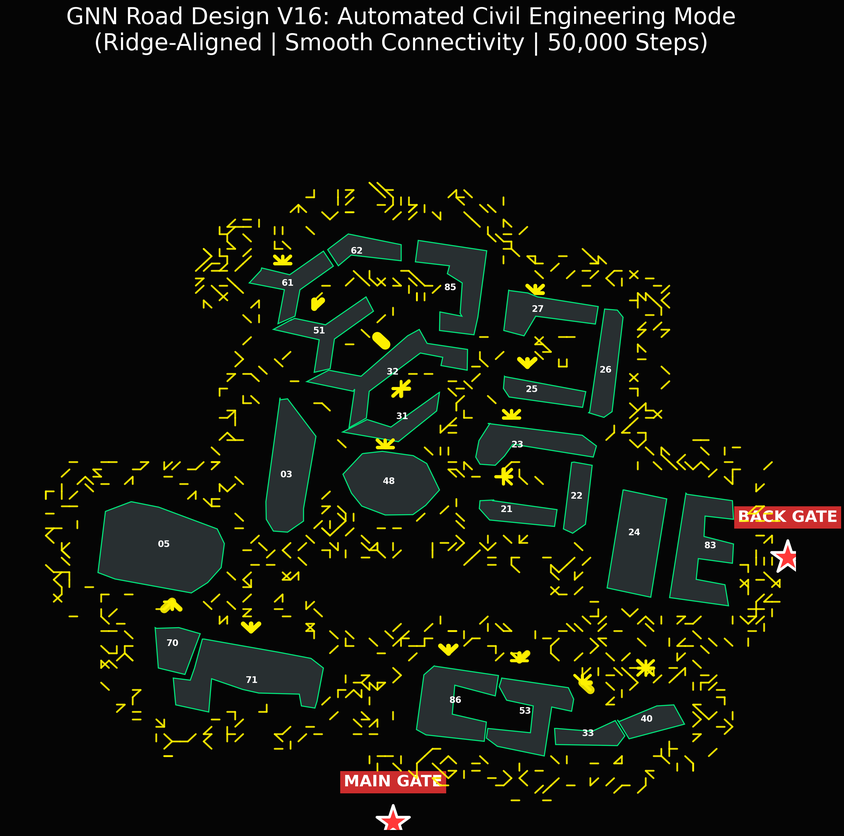
#> input picture campus_v16_civil_design.png, 844 x 836 px, shrunk from 2652 x 2627 before the run, found by its file name
$ python evaluate_road_design.py
#> lines starting #> are read from the running program, lines starting #| are printed output that depends on the picture; after the words box and inside, x2 and y2 are one past the last pixel; in counts of white or black regions, pixels touching at a corner belong together
"""
evaluate_road_design.py
이미 생성된 결과 이미지(campus_v16_civil_design.png / campus_pure_gnn_road_design.png)를
픽셀 단위로 분석해서 발표 슬라이드용 자체 정의 지표(충돌률 / 연결률 / 평균 차수)를 계산한다.

torch 재학습 없이, "최종 산출물(이미지)"을 근거로 측정 → 자체 정의 metric의 측정 방법 자체를 명시한다.

판별 기준:
- 도로(road) 픽셀  : hot 계열 colormap의 따뜻한 색 (R 高, B 低) — 두 이미지 공통으로 성립
- 건물(building) 윤곽 픽셀 : cyan/teal 계열 (G,B 高, R 低)
- 건물 영역(zone)  : 윤곽 픽셀을 N px 만큼 팽창(dilate)하여 근사 (폴리곤 내부를 채우는 대신,
  "도로가 건물 경계에 닿거나 겹치는지"를 충돌/연결의 판정 기준으로 사용)
"""
import numpy as np
from PIL import Image
import sys

DILATE_PX = 6          # 건물 윤곽선을 두껍게 만들어 "건물 영역"으로 근사할 반경
CONNECT_BUFFER_PX = 18  # 건물 군집 주변 이 거리 안에 도로 픽셀이 있으면 "연결됨"으로 판정
DOWNSCALE = 360         # 연결-요소(건물 개수) 라벨링을 위해 축소할 한 변의 길이


def load_masks(path):
    img = Image.open(path).convert('RGB')
    arr = np.asarray(img).astype(int)
    r, g, b = arr[..., 0], arr[..., 1], arr[..., 2]
    road_mask = (r > 140) & (r > b + 40)               # 노랑/빨강 계열 (hot colormap 상단부)
    building_mask = (g > 90) & (b > 90) & (r < g - 30)  # 청록색 윤곽선
    return road_mask, building_mask


def dilate(mask, radius):
    """단순 사각 커널 팽창 (scipy 없이 numpy 누적합으로 구현)."""
    if radius <= 0:
        return mask
    h, w = mask.shape
    pad = radius
    padded = np.zeros((h + 2 * pad, w + 2 * pad), dtype=np.int32)
    padded[pad:pad + h, pad:pad + w] = mask.astype(np.int32)
    csum = padded.cumsum(0).cumsum(1)
    csum = np.pad(csum, ((1, 0), (1, 0)))
    size = 2 * radius + 1
    out = np.zeros_like(mask, dtype=np.int32)
    for i in range(h):
        y0, y1 = i, i + size
        rowsum = csum[y1, :] - csum[y0, :]
        out[i, :] = (rowsum[size:] - rowsum[:-size]) if w >= size else 0
    # 위 1D 누적합 트릭은 행 방향만 처리되므로, 2D는 just brute dilation via shifting
    return _dilate_brute(mask, radius)


def _dilate_brute(mask, radius):
    out = mask.copy()
    h, w = mask.shape
    for dy in range(-radius, radius + 1):
        for dx in range(-radius, radius + 1):
            if dx * dx + dy * dy > radius * radius:
                continue
            shifted = np.zeros_like(mask)
            ys, ye = max(0, dy), h + min(0, dy)
            xs, xe = max(0, dx), w + min(0, dx)
            ys2, ye2 = max(0, -dy), h + min(0, -dy)
            xs2, xe2 = max(0, -dx), w + min(0, -dx)
            shifted[ys:ye, xs:xe] = mask[ys2:ye2, xs2:xe2]
            out |= shifted
    return out


def avg_degree(road_mask):
    """8-방향 이웃 중 도로인 픽셀 수의 평균 (래스터 그래프에서의 평균 차수 근사)."""
    h, w = road_mask.shape
    m = road_mask.astype(np.int32)
    neighbor_sum = np.zeros_like(m)
    for dy in (-1, 0, 1):
        for dx in (-1, 0, 1):
            if dy == 0 and dx == 0:
                continue
            shifted = np.zeros_like(m)
            ys, ye = max(0, dy), h + min(0, dy)
            xs, xe = max(0, dx), w + min(0, dx)
            ys2, ye2 = max(0, -dy), h + min(0, -dy)
            xs2, xe2 = max(0, -dx), w + min(0, -dx)
            shifted[ys:ye, xs:xe] = m[ys2:ye2, xs2:xe2]
            neighbor_sum += shifted
    road_pixels = m.astype(bool)
    if road_pixels.sum() == 0:
        return 0.0
    return float(neighbor_sum[road_pixels].mean())


def label_components(mask):
    """단순 BFS 기반 connected-component 라벨링 (scipy.ndimage.label 대체)."""
    h, w = mask.shape
    labels = np.zeros((h, w), dtype=np.int32)
    cur = 0
    visited = np.zeros((h, w), dtype=bool)
    ys, xs = np.where(mask)
    coords = set(zip(ys.tolist(), xs.tolist()))
    for sy, sx in zip(ys.tolist(), xs.tolist()):
        if visited[sy, sx]:
            continue
        cur += 1
        stack = [(sy, sx)]
        visited[sy, sx] = True
        size = 0
        while stack:
            y, x = stack.pop()
            labels[y, x] = cur
            size += 1
            for dy in (-1, 0, 1):
                for dx in (-1, 0, 1):
                    ny, nx = y + dy, x + dx
                    if 0 <= ny < h and 0 <= nx < w and not visited[ny, nx] and mask[ny, nx]:
                        visited[ny, nx] = True
                        stack.append((ny, nx))
    return labels, cur


def downscale_mask(mask, target):
    h, w = mask.shape
    fy, fx = max(1, h // target), max(1, w // target)
    small = mask[:fy * (h // fy), :fx * (w // fx)]
    small = small.reshape(h // fy, fy, w // fx, fx).any(axis=(1, 3))
    return small, fy, fx


def evaluate(path, label):
    print(f"\n===== {label} : {path} =====")
    road_mask, building_mask = load_masks(path)
    total_road = int(road_mask.sum())
    print(f"road pixel count     : {total_road}")
    print(f"building-outline px  : {int(building_mask.sum())}")

    # 1) 충돌률: 도로 픽셀 중 건물(팽창된) 영역과 겹치는 비율
    building_zone = dilate(building_mask, DILATE_PX)
    collision_px = int((road_mask & building_zone).sum())
    collision_rate = collision_px / total_road * 100 if total_road else 0.0
    print(f"[충돌률] {collision_rate:.2f}%  ({collision_px} / {total_road} px, dilate={DILATE_PX}px)")

    # 2) 평균 차수: 도로 픽셀의 8-이웃 중 도로인 픽셀 수 평균
    deg = avg_degree(road_mask)
    print(f"[평균 차수] {deg:.2f}  (8-이웃 중 도로 픽셀 평균 개수)")

    # 3) 연결률: 건물 군집(connected component) 수 대비, 인근에 도로가 있는 군집 수
    small_building, fy, fx = downscale_mask(building_mask, DOWNSCALE)
    labels, n_comp = label_components(small_building)
    small_road, _, _ = downscale_mask(road_mask, DOWNSCALE)
    buffer_r = max(1, CONNECT_BUFFER_PX // max(fy, fx))
    road_zone = _dilate_brute(small_road, buffer_r)
    connected = 0
    sizes = []
    for i in range(1, n_comp + 1):
        comp_mask = labels == i
        sizes.append(int(comp_mask.sum()))
        if (comp_mask & road_zone).any():
            connected += 1
    # 너무 작은 잡음 군집(라벨링 부산물) 제외하고 다시 집계
    sizes_arr = np.array(sizes)
    real = sizes_arr >= max(3, int(np.median(sizes_arr) * 0.25))
    n_real = int(real.sum())
    connected_real = sum(1 for i, ok in enumerate(real, start=0) if ok and ((labels == (i + 1)) & road_zone).any())
    print(f"[연결률(원시 라벨)] {connected}/{n_comp}  (군집 크기 분포 중앙값={int(np.median(sizes_arr))})")
    print(f"[연결률(잡음 제거)] {connected_real}/{n_real}  ≈ 실제 23개 건물 군집에 대응")

    return {
        'collision_rate': collision_rate,
        'avg_degree': deg,
        'connectivity_raw': (connected, n_comp),
        'connectivity_filtered': (connected_real, n_real),
    }


if __name__ == '__main__':
    results = {}
    results['V16'] = evaluate('campus_v16_civil_design.png', 'V16 (최종 모델)')
#> in load_masks, `r, g, b = arr[..., 0], arr[..., 1], arr[..., 2]`: r: shape (836, 844) int64; 256 distinct labels, from 0 to 255
#> in load_masks, `r, g, b = arr[..., 0], arr[..., 1], arr[..., 2]`:
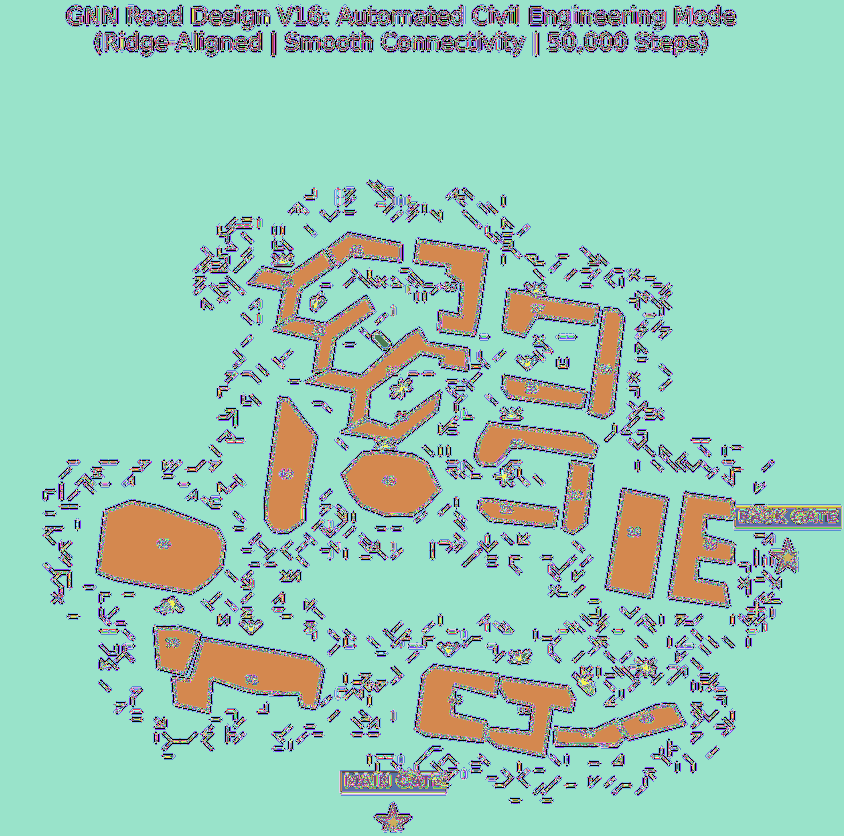
#> g: shape (836, 844) int64; 256 distinct labels, from 0 to 255; one colour per label, 0 black
#> in load_masks, `r, g, b = arr[..., 0], arr[..., 1], arr[..., 2]`: b: shape (836, 844) int64; 256 distinct labels, from 0 to 255
#> in load_masks, `road_mask = (r > 140) & (r > b + 40)`: road_mask: shape (836, 844) bool; 2.6% white; 448 white regions (214 under 20 px), largest, box (x1, y1, x2, y2) and area: (340, 748, 457, 793) 2052, (734, 505, 841, 528) 1956, (573, 667, 594, 694) 239
#> in load_masks, `building_mask = (g > 90) & (b > 90) & (r < g - 30)`: building_mask: shape (836, 844) bool; 0.85% white in thin lines or dots, all inside (x1, y1, x2, y2) = (98, 234, 734, 756)
#> in evaluate, `total_road = int(road_mask.sum())`: total_road = 18670
#| road pixel count     : 18670
#| building-outline px  : 5978
#> in dilate, `padded[pad:pad + h, pad:pad + w] = mask.astype(np.int32)`: padded: shape (848, 856) int32; values 0 (black) and 1 (white), 0.82% white in thin lines or dots, all inside (x1, y1, x2, y2) = (104, 240, 740, 762)
#> after the loop in dilate, `for i in range(h):`: out: shape (836, 844) int32; 49 distinct labels, from 0 to 48
#> after the loop in _dilate_brute, `for dy in range(-radius, radius + 1):`: out: shape (836, 844) bool; 10.9% white; 10 white regions, largest, box (x1, y1, x2, y2) and area: (243, 228, 474, 521) 19608, (410, 660, 691, 762) 12038, (497, 284, 629, 424) 8449
#> after the loop in _dilate_brute, `for dy in range(-radius, radius + 1):`: shifted: shape (836, 844) bool; 0.85% white in thin lines or dots, all inside (x1, y1, x2, y2) = (98, 240, 734, 762)
#> in evaluate, `collision_px = int((road_mask & building_zone).sum())`: collision_px = 339
#> in evaluate, `collision_rate = collision_px / total_road * 100 if total_road else 0.0`: collision_rate = 1.82
#| [충돌률] 1.82%  (339 / 18670 px, dilate=6px)
#> after the loop in avg_degree, `for dy in (-1, 0, 1):`: neighbor_sum: shape (836, 844) int32; 9 distinct labels, from 0 to 8
#> after the loop in avg_degree, `for dy in (-1, 0, 1):`: shifted: shape (836, 844) int32; values 0 (black) and 1 (white), 2.6% white; 448 white regions (214 under 20 px), largest, box (x1, y1, x2, y2) and area: (341, 749, 458, 794) 2052, (735, 506, 842, 529) 1956, (574, 668, 595, 695) 239
#> in evaluate, `deg = avg_degree(road_mask)`: deg = 5.15
#| [평균 차수] 5.15  (8-이웃 중 도로 픽셀 평균 개수)
#> in downscale_mask, `small = small.reshape(h // fy, fy, w // fx, fx).any(axis=(1, 3))`: small: shape (418, 422) bool; 1.9% white in thin lines or dots, all inside (x1, y1, x2, y2) = (49, 117, 367, 378)
#> in evaluate, `small_building, fy, fx = downscale_mask(building_mask, DOWNSCALE)`: fy = 2
#> in label_components, `ys, xs = np.where(mask)`: ys = 3364 values from 117 to 377; xs = 3364 values, max 366 at index 1800, min 49 at index 2252, mean 219.9
#> in label_components, `coords = set(zip(ys.tolist(), xs.tolist()))`: coords = 3364 items
#> the loop in label_components, `for sy, sx in zip(ys.tolist(), xs.tolist()):` made 3364 passes
#> (sy, sx) on passes 2 to 4: (117, 174), (117, 175), (117, 176)
#> after the loop in label_components, `for sy, sx in zip(ys.tolist(), xs.tolist()):`:
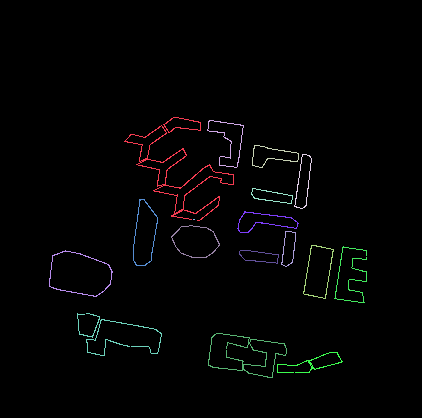
#> labels: shape (418, 422) int32; 18 distinct labels, from 0 to 17; one colour per label, 0 black
#> after the loop in label_components, `for sy, sx in zip(ys.tolist(), xs.tolist()):`: cur = 17
#> in downscale_mask (call 2), `small = small.reshape(h // fy, fy, w // fx, fx).any(axis=(1, 3))`: small: shape (418, 422) bool; 4.3% white in thin lines or dots, all inside (x1, y1, x2, y2) = (22, 91, 421, 415)
#> in evaluate, `buffer_r = max(1, CONNECT_BUFFER_PX // max(fy, fx))`: buffer_r = 9
#> after the loop in _dilate_brute (call 2), `for dy in range(-radius, radius + 1):`: out: shape (418, 422) bool; 39.3% white; 1 white region, box (x1, y1, x2, y2) and area: (13, 82, 422, 418) 69236
#> after the loop in _dilate_brute (call 2), `for dy in range(-radius, radius + 1):`: shifted: shape (418, 422) bool; 4.3% white in thin lines or dots, all inside (x1, y1, x2, y2) = (22, 100, 421, 418)
#> after the loop in evaluate, `for i in range(1, n_comp + 1):`: comp_mask: shape (418, 422) bool; 0.1% white in thin lines or dots, all inside (x1, y1, x2, y2) = (277, 352, 343, 373)
#> after the loop in evaluate, `for i in range(1, n_comp + 1):`: connected = 17; sizes = [767, 177, 127, 129, 101, 164, 160, 2, 139, 89, 152, 217, 197, 92, 312, 366, 173]
#> in evaluate, `sizes_arr = np.array(sizes)`: sizes_arr = 17 values, max 767 at index 0, min 2 at index 7, mean 197.9
#> in evaluate, `n_real = int(real.sum())`: n_real = 16
#| [연결률(원시 라벨)] 17/17  (군집 크기 분포 중앙값=160)
#| [연결률(잡음 제거)] 16/16  ≈ 실제 23개 건물 군집에 대응
    results['baseline'] = evaluate('campus_pure_gnn_road_design.png', 'Baseline (초기 순수 GNN)')
#> call 2 of load_masks, with path = 'campus_pure_gnn_road_design.png'
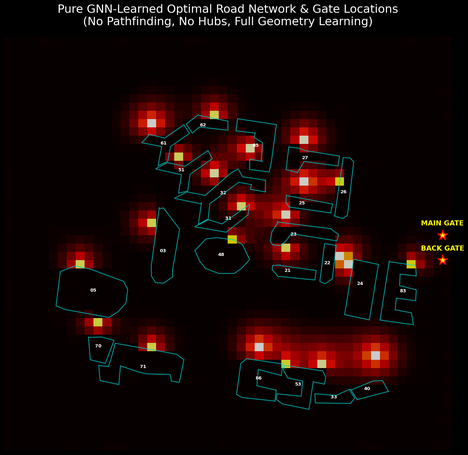
#> input picture campus_pure_gnn_road_design.png, 468 x 455 px, shrunk from 1472 x 1429 before the run, found by its file name
#> in load_masks (call 2), `r, g, b = arr[..., 0], arr[..., 1], arr[..., 2]`:
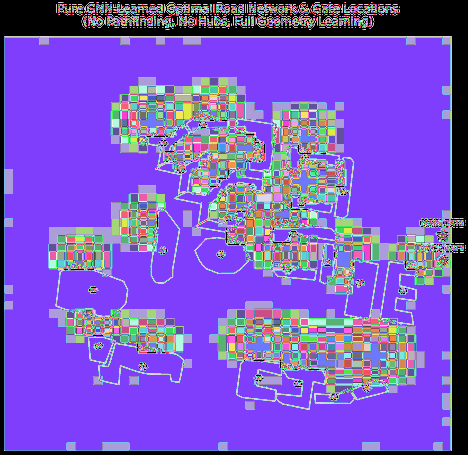
#> r: shape (455, 468) int64; 256 distinct labels, from 0 to 255; one colour per label, 0 black
#> in load_masks (call 2), `r, g, b = arr[..., 0], arr[..., 1], arr[..., 2]`: g: shape (455, 468) int64; 256 distinct labels, from 0 to 255
#> in load_masks (call 2), `r, g, b = arr[..., 0], arr[..., 1], arr[..., 2]`: b: shape (455, 468) int64; 256 distinct labels, from 0 to 255
#> in load_masks (call 2), `road_mask = (r > 140) & (r > b + 40)`: road_mask: shape (455, 468) bool; 3.5% white; 66 white regions (40 under 20 px), largest, box (x1, y1, x2, y2) and area: (246, 334, 300, 368) 937, (353, 343, 389, 368) 689, (290, 169, 340, 194) 669
#> in load_masks (call 2), `building_mask = (g > 90) & (b > 90) & (r < g - 30)`: building_mask: shape (455, 468) bool; 1.3% white in thin lines or dots, all inside (x1, y1, x2, y2) = (56, 115, 417, 410)
#> in evaluate (call 2), `total_road = int(road_mask.sum())`: total_road = 7515
#| road pixel count     : 7515
#| building-outline px  : 2684
#> in dilate (call 2), `padded[pad:pad + h, pad:pad + w] = mask.astype(np.int32)`: padded: shape (467, 480) int32; values 0 (black) and 1 (white), 1.2% white in thin lines or dots, all inside (x1, y1, x2, y2) = (62, 121, 423, 416)
#> after the loop in dilate (call 2), `for i in range(h):`: out: shape (455, 468) int32; 38 distinct labels, from 0 to 37
#> call 3 of _dilate_brute, with radius = 6
#> after the loop in _dilate_brute (call 3), `for dy in range(-radius, radius + 1):`:
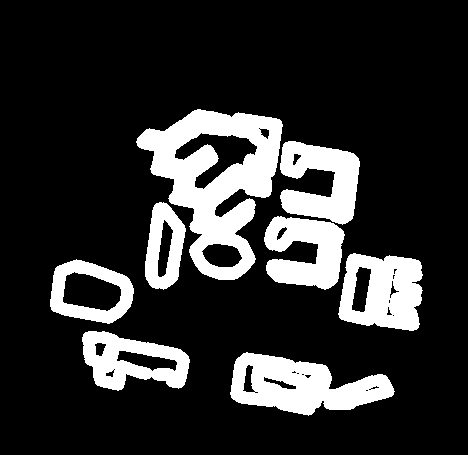
#> out: shape (455, 468) bool; 18.3% white; 8 white regions, largest, box (x1, y1, x2, y2) and area: (136, 109, 283, 280) 11591, (230, 352, 395, 416) 6015, (338, 253, 423, 331) 4751
#> after the loop in _dilate_brute (call 3), `for dy in range(-radius, radius + 1):`: shifted: shape (455, 468) bool; 1.3% white in thin lines or dots, all inside (x1, y1, x2, y2) = (56, 121, 417, 416)
#> in evaluate (call 2), `collision_px = int((road_mask & building_zone).sum())`: collision_px = 2332
#> in evaluate (call 2), `collision_rate = collision_px / total_road * 100 if total_road else 0.0`: collision_rate = 31.03
#| [충돌률] 31.03%  (2332 / 7515 px, dilate=6px)
#> after the loop in avg_degree (call 2), `for dy in (-1, 0, 1):`: neighbor_sum: shape (455, 468) int32; 9 distinct labels, from 0 to 8
#> after the loop in avg_degree (call 2), `for dy in (-1, 0, 1):`: shifted: shape (455, 468) int32; values 0 (black) and 1 (white), 3.5% white; 66 white regions (40 under 20 px), largest, box (x1, y1, x2, y2) and area: (247, 335, 301, 369) 937, (354, 344, 390, 369) 689, (291, 170, 341, 195) 669
#> in evaluate (call 2), `deg = avg_degree(road_mask)`: deg = 6.89
#| [평균 차수] 6.89  (8-이웃 중 도로 픽셀 평균 개수)
#> in evaluate (call 2), `small_building, fy, fx = downscale_mask(building_mask, DOWNSCALE)`: fy = 1
#> in label_components (call 2), `ys, xs = np.where(mask)`: ys = 2684 values from 115 to 409; xs = 2684 values, max 416 at index 1601, min 56 at index 1814, mean 250.6
#> in label_components (call 2), `coords = set(zip(ys.tolist(), xs.tolist()))`: coords = 2684 items
#> the loop in label_components (call 2), `for sy, sx in zip(ys.tolist(), xs.tolist()):` made 2684 passes
#> (sy, sx) on passes 1 to 3: (115, 197), (115, 198), (115, 199)
#> after the loop in label_components (call 2), `for sy, sx in zip(ys.tolist(), xs.tolist()):`:
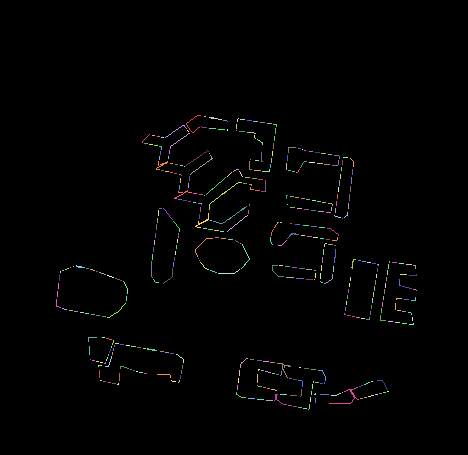
#> labels: shape (455, 468) int32; 423 distinct labels, from 0 to 422; one colour per label, 0 black
#> after the loop in label_components (call 2), `for sy, sx in zip(ys.tolist(), xs.tolist()):`: cur = 422
#> in evaluate (call 2), `buffer_r = max(1, CONNECT_BUFFER_PX // max(fy, fx))`: buffer_r = 18
#> after the loop in _dilate_brute (call 4), `for dy in range(-radius, radius + 1):`: out: shape (455, 468) bool; 25.8% white; 6 white regions, box (x1, y1, x2, y2) and area: (120, 85, 371, 295) 29214, (228, 316, 407, 386) 9937, (389, 202, 468, 286) 5563, (67, 300, 183, 369) 5130, (49, 234, 111, 286) 2586, (120, 193, 174, 253) 2580
#> after the loop in _dilate_brute (call 4), `for dy in range(-radius, radius + 1):`: shifted: shape (455, 468) bool; 3.5% white; 66 white regions (40 under 20 px), largest, box (x1, y1, x2, y2) and area: (246, 352, 300, 386) 937, (353, 361, 389, 386) 689, (290, 187, 340, 212) 669
#> the loop in evaluate (call 2), `for i in range(1, n_comp + 1):` made 422 passes
#> pass 1, in evaluate (call 2), `comp_mask = labels == i`:
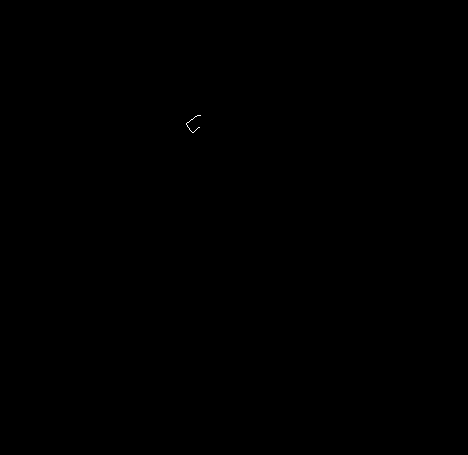
#> comp_mask: shape (455, 468) bool; 0.01% white in thin lines or dots, all inside (x1, y1, x2, y2) = (186, 115, 201, 133)
#> after the loop in evaluate (call 2), `for i in range(1, n_comp + 1):`: connected = 262; sizes = 422 values, max 61 at index 392, min 1 at index 19, mean 6.36
#> in evaluate (call 2), `sizes_arr = np.array(sizes)`: sizes_arr has the same summary as sizes
#> in evaluate (call 2), `n_real = int(real.sum())`: n_real = 380
#> in evaluate (call 2), `connected_real = sum(1 for i, ok in enumerate(real, start=0) if ok and..`: connected_real = 235
#| [연결률(원시 라벨)] 262/422  (군집 크기 분포 중앙값=5)
#| [연결률(잡음 제거)] 235/380  ≈ 실제 23개 건물 군집에 대응

    print("\n\n========== 요약 (발표 슬라이드용) ==========")
    for k, v in results.items():
        print(f"\n[{k}]")
        print(f"  충돌률     : {v['collision_rate']:.2f}%")
        print(f"  평균 차수  : {v['avg_degree']:.2f}")
        print(f"  연결률(원시): {v['connectivity_raw'][0]}/{v['connectivity_raw'][1]}")
        print(f"  연결률(필터): {v['connectivity_filtered'][0]}/{v['connectivity_filtered'][1]}")
#> this loop made 2 passes
#> k on passes 1 to 2: 'V16', 'baseline'
#| [V16]
#|   충돌률     : 1.82%
#|   평균 차수  : 5.15
#|   연결률(원시): 17/17
#|   연결률(필터): 16/16
#| [baseline]
#|   충돌률     : 31.03%
#|   평균 차수  : 6.89
#|   연결률(원시): 262/422
#|   연결률(필터): 235/380
